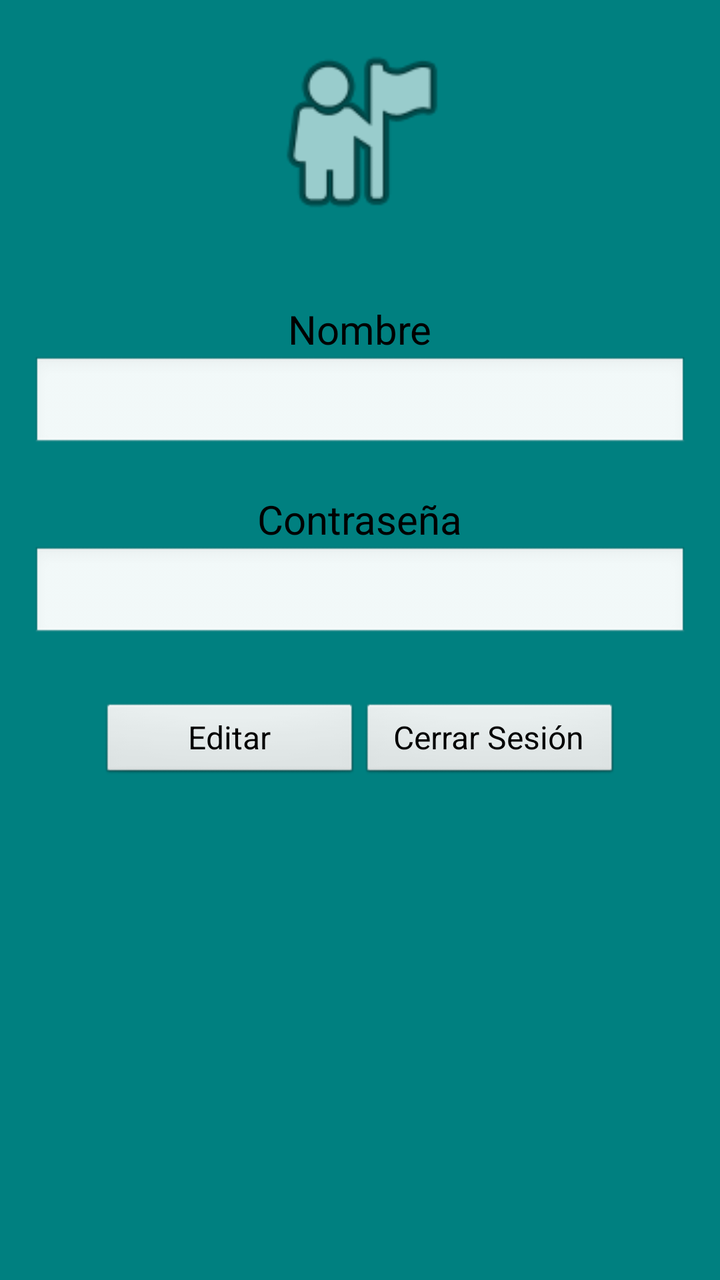
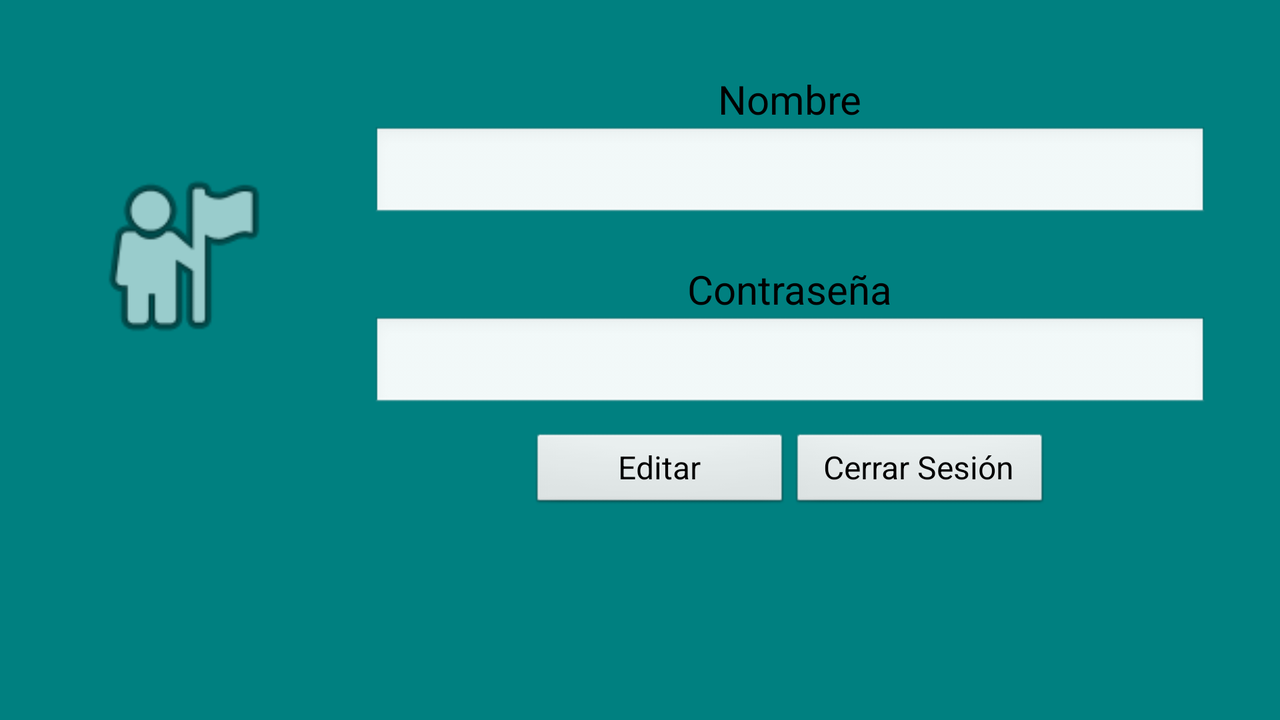

Two renders of one Android screen. The first uses the default layout on a phone; the second uses the alternative layout the repository ships for a different screen configuration, on a matching device. The two XML files are below.
<!-- AndroidManifest.xml: application theme AppTheme -->
<!-- res/layout/activity_perfil.xml -->
<ScrollView xmlns:android="http://schemas.android.com/apk/res/android"
    xmlns:tools="http://schemas.android.com/tools"
    android:id="@+id/Layout_Splash"
    style="@style/Estilo_LINEARLAYOUT_GLOBAL"
    android:layout_width="match_parent"
    android:layout_height="match_parent"
    android:background="@color/verde_Perfil"
    tools:context="com.itver.itv.perfil.Perfil" >

    <LinearLayout
        android:layout_width="match_parent"
        android:layout_height="wrap_content"
        android:layout_gravity="center_horizontal"
        android:gravity="center_horizontal"
        android:orientation="vertical" >

        <ImageView
            android:id="@+id/perfil_Image_foto"
            android:layout_width="@dimen/Perfil_imagen_Tam_width"
            android:layout_height="@dimen/Perfil_imagen_Tam_height"
            android:contentDescription="@string/PERFIL_Des_foto"
            android:src="@android:drawable/ic_menu_myplaces" />

        <Button
            android:id="@+id/perfil_Boton_Cambiar"
            style="?android:attr/buttonStyleSmall"
            android:layout_width="wrap_content"
            android:layout_height="35dp"
            android:gravity="center"
            android:text="@string/PERFIL_Etiq_Bn_cambiar"
            android:visibility="invisible" />

        <TextView
            android:id="@+id/perfil_etiq_Nombre"
            style="@style/Estilo_PERFIL_MESS_1"
            android:text="@string/PERFIL_Etiq_Tv_Nombre" />

        <EditText
            android:id="@+id/perfil_input_Nombre"
            style="@style/Estilo_PERFIL_INPUT"
            android:inputType="textPersonName" >
        </EditText>

        <TextView
            android:id="@+id/perfil_etiq_Pass"
            style="@style/Estilo_PERFIL_MESS"
            android:text="@string/PERFIL_Etiq_Tv__Pass" />

        <EditText
            android:id="@+id/perfil_input_pass"
            style="@style/Estilo_PERFIL_INPUT"
            android:inputType="textPassword" />

        <LinearLayout
            android:layout_width="match_parent"
            android:layout_height="wrap_content"
            android:layout_marginTop="30dp"
            android:gravity="center_horizontal" >

            <Button
                android:id="@+id/perfil_Boton_Editar"
                style="@style/Estilo_PERFIL_BOTONES"
                android:text="@string/PERFIL_Etiq_Bn_editar" />

            <Button
                android:id="@+id/perfil_Boton_CerrarSesion"
                style="@style/Estilo_PERFIL_BOTONES"
                android:text="@string/PERFIL_Etiq_Bn_salir" />
        </LinearLayout>
    </LinearLayout>

</ScrollView>
<!-- resources referenced by this layout -->
<resources>
  <color name="verde_Perfil">#008080</color>
  <dimen name="Perfil_imagen_Tam_height">100dp</dimen>
  <dimen name="Perfil_imagen_Tam_width">100dp</dimen>
  <string name="PERFIL_Des_foto">Foto de Perfil</string>
  <string name="PERFIL_Etiq_Bn_cambiar">Cambiar foto</string>
  <string name="PERFIL_Etiq_Bn_editar">Editar</string>
  <string name="PERFIL_Etiq_Bn_salir">Cerrar Sesión</string>
  <string name="PERFIL_Etiq_Tv_Nombre">Nombre</string>
  <string name="PERFIL_Etiq_Tv__Pass">Contraseña</string>
  <style name="Estilo_LINEARLAYOUT_GLOBAL" parent="@android:style/TextAppearance.Medium">
          <item name="android:layout_width">match_parent</item>
          <item name="android:layout_height">match_parent</item>
          <item name="android:paddingBottom">@dimen/activity_vertical_margin</item>
          <item name="android:paddingLeft">@dimen/activity_horizontal_margin</item>
          <item name="android:paddingRight">@dimen/activity_horizontal_margin</item>
          <item name="android:paddingTop">@dimen/activity_vertical_margin</item>
      </style>
  <style name="Estilo_PERFIL_BOTONES" parent="AppBaseTheme">
          <item name="android:layout_width">130dp</item>
          <item name="android:layout_height">40dp</item>
      </style>
  <style name="Estilo_PERFIL_INPUT" parent="AppBaseTheme">
          <item name="android:layout_width">match_parent</item>
          <item name="android:layout_height">wrap_content</item>
      </style>
  <style name="Estilo_PERFIL_MESS" parent="AppBaseTheme">
          <item name="android:layout_width">wrap_content</item>
          <item name="android:layout_height">wrap_content</item>
          <item name="android:layout_marginTop">20dp</item>
          <item name="android:textSize">20sp</item>
      </style>
  <style name="Estilo_PERFIL_MESS_1" parent="AppBaseTheme">
          <item name="android:layout_width">wrap_content</item>
          <item name="android:layout_height">wrap_content</item>
          <item name="android:textSize">20sp</item>
      </style>
  <style name="AppTheme" parent="AppBaseTheme" />
  <dimen name="activity_vertical_margin">16dp</dimen>
  <dimen name="activity_horizontal_margin">16dp</dimen>
  <style name="AppBaseTheme" parent="android:Theme.Light" />
</resources>
<!-- res/layout-land/activity_perfil.xml (the repository's variant of the layout above) -->
<!-- drawn on the phone turned sideways -->
<ScrollView xmlns:android="http://schemas.android.com/apk/res/android"
    xmlns:tools="http://schemas.android.com/tools"
    android:id="@+id/Layout_Splash"
    style="@style/Estilo_LINEARLAYOUT_GLOBAL"
    android:layout_width="match_parent"
    android:layout_height="match_parent"
    android:background="@color/verde_Perfil"
    tools:context="com.itver.itv.perfil.Perfil" >

    <LinearLayout
        android:layout_width="match_parent"
        android:layout_height="wrap_content"
        android:layout_gravity="center_horizontal"
        android:gravity="center"
        android:orientation="horizontal" >

        <LinearLayout
            android:layout_width="150dp"
            android:layout_height="150dp"
            android:layout_gravity="center_vertical"
            android:gravity="center"
            android:orientation="vertical" >

            <ImageView
                android:id="@+id/perfil_Image_foto"
                android:layout_width="@dimen/Perfil_imagen_Tam_width"
                android:layout_height="@dimen/Perfil_imagen_Tam_height"
                android:contentDescription="@string/PERFIL_Des_foto"
                android:src="@android:drawable/ic_menu_myplaces" />

            <Button
                android:id="@+id/perfil_Boton_Cambiar"
                style="?android:attr/buttonStyleSmall"
                android:layout_width="@dimen/Perfil_imagen_Tam_width"
                android:layout_height="wrap_content"
                android:gravity="center"
                android:text="@string/PERFIL_Etiq_Bn_cambiar"
                android:visibility="invisible" />
        </LinearLayout>

        <LinearLayout
            android:layout_width="match_parent"
            android:layout_height="wrap_content"
            android:layout_gravity="center_horizontal"
            android:gravity="center"
            android:orientation="vertical"
            android:padding="20dp" >

            <TextView
                android:id="@+id/perfil_etiq_Nombre"
                style="@style/Estilo_PERFIL_MESS_1"
                android:text="@string/PERFIL_Etiq_Tv_Nombre" />

            <EditText
                android:id="@+id/perfil_input_Nombre"
                style="@style/Estilo_PERFIL_INPUT"
                android:inputType="textPersonName" >
            </EditText>

            <TextView
                android:id="@+id/perfil_etiq_Pass"
                style="@style/Estilo_PERFIL_MESS"
                android:text="@string/PERFIL_Etiq_Tv__Pass" />

            <EditText
                android:id="@+id/perfil_input_pass"
                style="@style/Estilo_PERFIL_INPUT"
                android:inputType="textPassword" />

            <LinearLayout
                android:layout_width="match_parent"
                android:layout_height="wrap_content"
                android:layout_marginTop="10dp"
                android:gravity="center_horizontal" >

                <Button
                    android:id="@+id/perfil_Boton_Editar"
                    style="@style/Estilo_PERFIL_BOTONES"
                    android:text="@string/PERFIL_Etiq_Bn_editar" />

                <Button
                    android:id="@+id/perfil_Boton_CerrarSesion"
                    style="@style/Estilo_PERFIL_BOTONES"
                    android:text="@string/PERFIL_Etiq_Bn_salir" />
            </LinearLayout>
        </LinearLayout>
    </LinearLayout>

</ScrollView>
